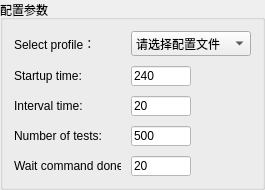
           <widget class="QGroupBox" name="groupBox_device_infomation">
            <property name="title">
             <string>配置参数</string>
            </property>
            <layout class="QHBoxLayout" name="horizontalLayout_4">
             <item>
              <layout class="QGridLayout" name="gridLayout_7">
               <property name="spacing">
                <number>10</number>
               </property>
               <item row="2" column="1">
                <widget class="QLineEdit" name="lineEdit_interval_time">
                 <property name="minimumSize">
                  <size>
                   <width>0</width>
                   <height>20</height>
                  </size>
                 </property>
                 <property name="maximumSize">
                  <size>
                   <width>60</width>
                   <height>20</height>
                  </size>
                 </property>
                 <property name="styleSheet">
                  <string notr="true">background-color: rgb(255, 255, 255);</string>
                 </property>
                 <property name="text">
                  <string>20</string>
                 </property>
                 <property name="readOnly">
                  <bool>false</bool>
                 </property>
                 <property name="placeholderText">
                  <string>S/unit</string>
                 </property>
                </widget>
               </item>
               <item row="2" column="0">
                <widget class="QLabel" name="label_interval_time_2">
                 <property name="minimumSize">
                  <size>
                   <width>100</width>
                   <height>20</height>
                  </size>
                 </property>
                 <property name="maximumSize">
                  <size>
                   <width>100</width>
                   <height>20</height>
                  </size>
                 </property>
                 <property name="text">
                  <string>Interval time:</string>
                 </property>
                </widget>
               </item>
               <item row="4" column="0">
                <widget class="QLabel" name="label_wait_comman_done_2">
                 <property name="minimumSize">
                  <size>
                   <width>107</width>
                   <height>20</height>
                  </size>
                 </property>
                 <property name="maximumSize">
                  <size>
                   <width>107</width>
                   <height>20</height>
                  </size>
                 </property>
                 <property name="text">
                  <string>Wait command done:</string>
                 </property>
                </widget>
               </item>
               <item row="0" column="1">
                <widget class="QComboBox" name="comboBox_schemes">
                 <property name="minimumSize">
                  <size>
                   <width>120</width>
                   <height>25</height>
                  </size>
                 </property>
                 <property name="maximumSize">
                  <size>
                   <width>120</width>
                   <height>25</height>
                  </size>
                 </property>
                 <property name="styleSheet">
                  <string notr="true">QComboBox QAbstractItemView::item:hover {
        background-color: blue; /* 设置下拉列表项hover时的背景色 */
    }</string>
                 </property>
                 <item>
                  <property name="text">
                   <string>请选择配置文件</string>
                  </property>
                 </item>
                </widget>
               </item>
               <item row="1" column="1">
                <widget class="QLineEdit" name="lineEdit_start_need_times">
                 <property name="minimumSize">
                  <size>
                   <width>60</width>
                   <height>20</height>
                  </size>
                 </property>
                 <property name="maximumSize">
                  <size>
                   <width>60</width>
                   <height>20</height>
                  </size>
                 </property>
                 <property name="styleSheet">
                  <string notr="true">background-color: rgb(255, 255, 255);</string>
                 </property>
                 <property name="text">
                  <string>240</string>
                 </property>
                 <property name="readOnly">
                  <bool>false</bool>
                 </property>
                 <property name="placeholderText">
                  <string>S/unit</string>
                 </property>
                </widget>
               </item>
               <item row="1" column="0">
                <widget class="QLabel" name="label_product_type_2">
                 <property name="minimumSize">
                  <size>
                   <width>100</width>
                   <height>20</height>
                  </size>
                 </property>
                 <property name="maximumSize">
                  <size>
                   <width>100</width>
                   <height>20</height>
                  </size>
                 </property>
                 <property name="text">
                  <string>Startup time:</string>
                 </property>
                </widget>
               </item>
               <item row="0" column="0">
                <widget class="QLabel" name="label_2">
                 <property name="minimumSize">
                  <size>
                   <width>100</width>
                   <height>25</height>
                  </size>
                 </property>
                 <property name="maximumSize">
                  <size>
                   <width>100</width>
                   <height>25</height>
                  </size>
                 </property>
                 <property name="text">
                  <string>Select profile：</string>
                 </property>
                </widget>
               </item>
               <item row="3" column="1">
                <widget class="QLineEdit" name="lineEdit_test_number">
                 <property name="minimumSize">
                  <size>
                   <width>0</width>
                   <height>20</height>
                  </size>
                 </property>
                 <property name="maximumSize">
                  <size>
                   <width>60</width>
                   <height>20</height>
                  </size>
                 </property>
                 <property name="styleSheet">
                  <string notr="true">background-color: rgb(255, 255, 255);</string>
                 </property>
                 <property name="text">
                  <string>500</string>
                 </property>
                 <property name="readOnly">
                  <bool>false</bool>
                 </property>
                 <property name="placeholderText">
                  <string>count/次数</string>
                 </property>
                </widget>
               </item>
               <item row="4" column="1">
                <widget class="QLineEdit" name="lineEdit_wait_command_done">
                 <property name="minimumSize">
                  <size>
                   <width>0</width>
                   <height>20</height>
                  </size>
                 </property>
                 <property name="maximumSize">
                  <size>
                   <width>60</width>
                   <height>20</height>
                  </size>
                 </property>
                 <property name="styleSheet">
                  <string notr="true">background-color: rgb(255, 255, 255);</string>
                 </property>
                 <property name="text">
                  <string>20</string>
                 </property>
                 <property name="readOnly">
                  <bool>false</bool>
                 </property>
                 <property name="placeholderText">
                  <string>S/unit</string>
                 </property>
                </widget>
               </item>
               <item row="3" column="0">
                <widget class="QLabel" name="label_test_number_2">
                 <property name="minimumSize">
                  <size>
                   <width>100</width>
                   <height>20</height>
                  </size>
                 </property>
                 <property name="maximumSize">
                  <size>
                   <width>100</width>
                   <height>20</height>
                  </size>
                 </property>
                 <property name="text">
                  <string>Number of tests:</string>
                 </property>
                </widget>
               </item>
              </layout>
             </item>
            </layout>
           </widget>
